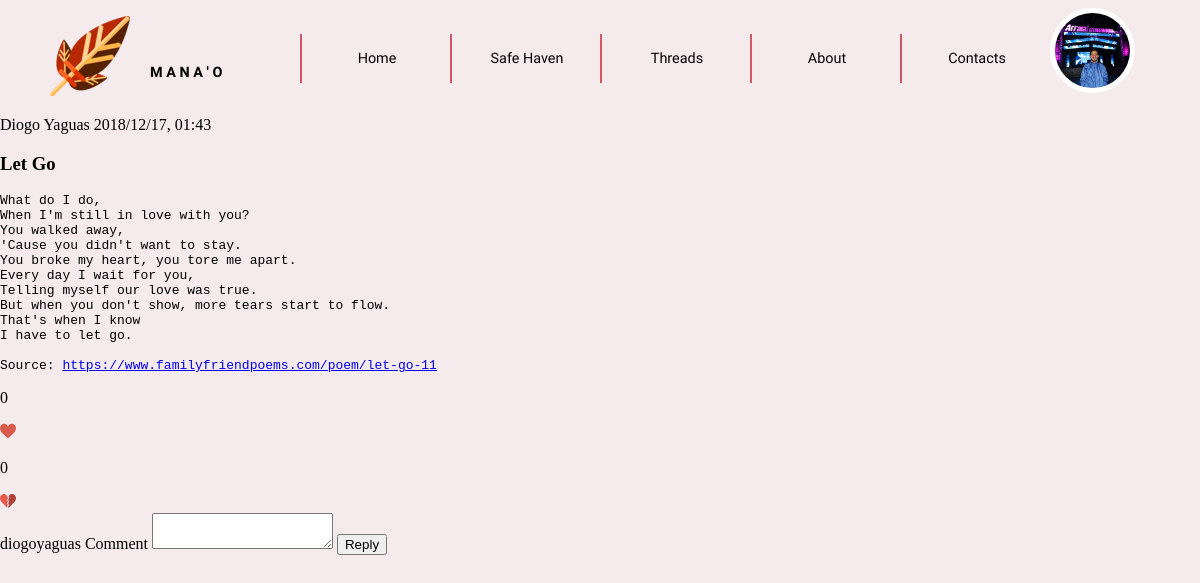
The page /templates/viewPost.php?id=14 (signed in) on the database as committed earlier.
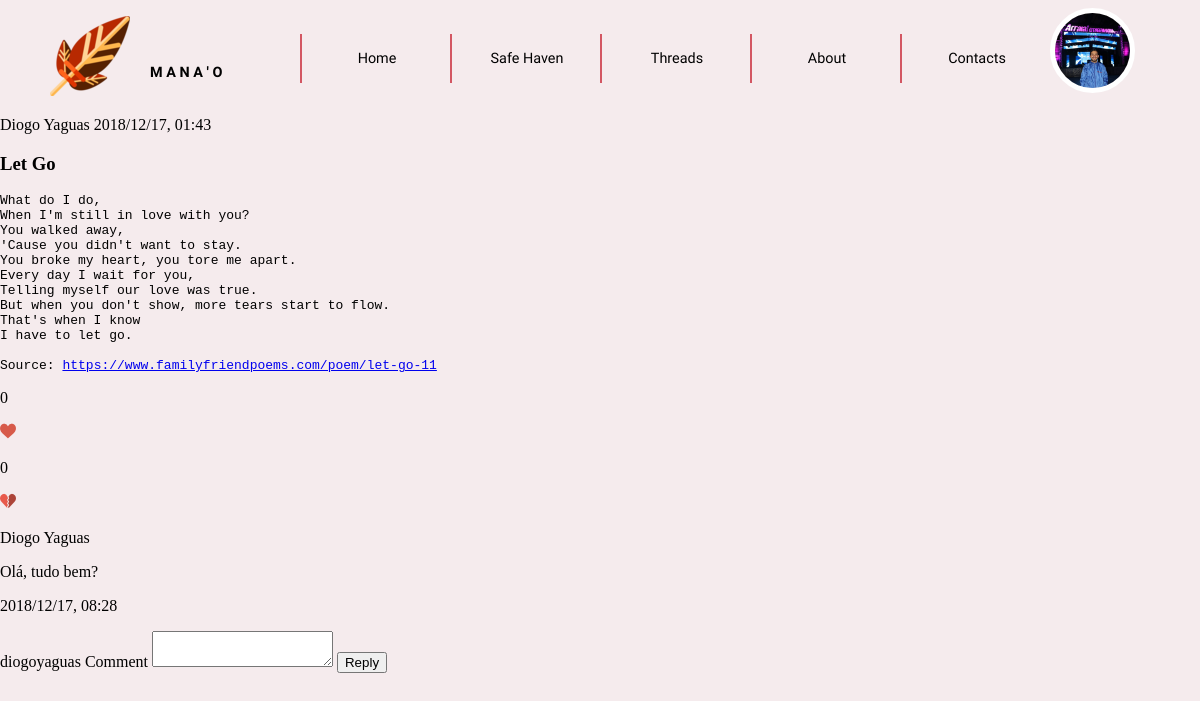
The same page on the database as committed later.
### tables this page shows
CREATE TABLE User (ID INTEGER PRIMARY KEY AUTOINCREMENT, Username STRING UNIQUE NOT NULL, Password CHAR (256) NOT NULL, Name STRING NOT NULL, Email STRING NOT NULL UNIQUE, Bio STRING, Profile_Pic STRING NOT NULL DEFAULT "default.png", Posts INTEGER DEFAULT 0, Comments INTEGER DEFAULT 0, Upvotes INTEGER DEFAULT 0, Downvotes INTEGER DEFAULT 0, ParticipationDate STRING NOT NULL);

CREATE TABLE Post (ID INTEGER PRIMARY KEY AUTOINCREMENT, User_ID INTEGER NOT NULL REFERENCES User (ID), Title STRING NOT NULL, Text STRING NOT NULL, Date STRING NOT NULL, Upvotes INTEGER DEFAULT 0, Downvotes INTEGER DEFAULT 0);

CREATE TABLE Comments (ID INTEGER PRIMARY KEY AUTOINCREMENT, Post_ID INTEGER REFERENCES Post, User_ID INTEGER NOT NULL REFERENCES User (ID), Text STRING NOT NULL, Date STRING NOT NULL, Upvotes INTEGER DEFAULT 0, Downvotes INTEGER DEFAULT 0);

### database/user.php (called while the page is built, shortened)
<?php
      function getName($userID) {
        global $dbh;
        try {
          $stmt = $dbh->prepare('SELECT Name FROM User WHERE ID = ?');
          $stmt->execute(array($userID));
          if($row = $stmt->fetch()){
            return $row['Name'];
          }
        }catch(PDOException $e) {
          return -1;
        }
      }
    function getUserPhoto($userID) {
      global $dbh;
      try {
        $stmt = $dbh->prepare('SELECT Profile_Pic FROM User WHERE ID = ?');
        if($stmt->execute(array($userID))) {
          $row = $stmt->fetch();
          return $row['Profile_Pic'];
        }
      }catch(PDOException $e) {
        return null;
      }
    }
?>

### database/post.php (called while the page is built, shortened)
<?php
	function getPostByID($postID)
	{
		global $dbh;
		try {
			$stmt = $dbh->prepare('SELECT * from Post WHERE ID = ?');
			if($stmt->execute(array($postID)))
				return $stmt->fetch();
			else
				return -1;
		} catch(PDOException $e) {
			return -1;
		}
	}
	function getPostComments($postID)
	{
		global $dbh;
		try {
			$stmt = $dbh->prepare('SELECT * from Comments WHERE Post_ID = ?');
			if($stmt->execute(array($postID)))
				return $stmt->fetchAll();
			else
				return -1;
		} catch(PDOException $e) {
			return -1;
		}
	}
?>

### templates/viewPost.php (the view, shortened to what this page needs)
<?php
include_once ("header.php");
?>
    <!DOCTYPE html>
    <html>
    <head>
        <link href="../css/main_layout.css" rel="stylesheet">
        <link href="../css/main_style.css" rel="stylesheet">
        <link href="../css/posts.css" rel="stylesheet">
    </head>
    <body>
        <?php
            include_once ("../includes/init.php");
			include_once ("../database/post.php");
			include_once ("../actions/verifyAndConvertText.php");
            $post = getPostByID($_GET['id']);
            $comments = getPostComments($_GET['id']);
        ?>
            <section class="viewPost">
				<div id="post">
					<article>
						<header>
							<span class="author">
								<?php echo getName($post['User_ID']) ?>
							</span>
							<span class="date">
								<?=$post['Date'] ?>
							</span>
						</header>
						<div>
							<h1>
								<?=$post['Title'] ?>
							</h1>
						</div>
						<div>
							<pre id="text"><?php convertText($post['Text']); ?></pre>
						</div>
					</article>
					<footer>
						<div id="upvotes">
							<p id="upvote">
								<?=$post['Upvotes']?>
							</p>
							<img src="../images/upvote.png"alt="Upvote">
						</div>
						<div id="downvotes">
							<p id="downvote">
								<?=$post['Downvotes']?>
							</p>
							<img src="../images/downvote.png"alt="Downvote">
						</div>
					</footer>
				</div>
				<div id="comments">
				<?php  foreach($comments as $comment){ ?>
						<article>
							<p id="name">
								<?php echo getName($comment['User_ID']) ?>
							</p>
							<div id="commentText">
							</div>
							<p id="commentDate">
								<?=$comment['Date'] ?>
							</p>
						</article>
				<?php unset($comment); } ?>
				</div>
					<label>
						<?=$_SESSION['username']?>
					</label>
					<label>Comment
						<textarea id="newCommentText" name="text" wrap="hard"></textarea>
					</label>
					<input id="replyButton" type="submit" value="Reply">
			</section>
	</body>
</html>

### templates/header.php (shortened to what this page needs)
<!DOCTYPE html>
<html>
<head>
    <link href="../css/main_layout.css" rel="stylesheet">
    <link href="../css/main_style.css" rel="stylesheet">
</head>
<body>
    <header>
        <label class="homeButton" type="submit_home" value="" onclick="window.location='home.php';"></label>
        <h3>M A N A ' O</h3>
        <nav id="menu">
            <ol>
                <li><a href="home.php">Home</a></li>
                <li><a href="http://www.pixelthoughts.co/#">Safe Haven</a></li>
                <li><a href="#threads">Threads</a></li>
                <li><a href="about.php">About</a></li>
                <li><a href="contacts.php">Contacts</a></li>
            </ol>
        </nav>
        <div class="dropdown">
                <img id="profile" src="../profilePictures/<?php
                    include_once('../includes/init.php');
                    include_once("../database/user.php");
                    echo getUserPhoto($_SESSION['userID']);
                ?>" alt="Profile picture" onclick="myFunction()" class="dropbtn">
            </div>
    </header>

### actions/verifyAndConvertText.php
<?php
    function convertText($text) {
        $reg_exUrl = "/(http|https|ftp|ftps)\:\/\/[a-zA-Z0-9\-\.]+\.[a-zA-Z]{2,3}(\/\S*)?/";
        if (preg_match($reg_exUrl, $text, $url)) {
            echo preg_replace($reg_exUrl, '<a href="' . $url[0] . '" rel="nofollow">' . $url[0] . '</a>', $text);
        } else echo $text;
}
?>

### css/main_layout.css (style rules this page uses)
body { margin: 0em; }
body > header { margin: 0em; display: grid; grid-template-rows: auto; grid-template-columns: 1fr 1fr 5fr 1fr; grid-template-areas: "manao name navigator profilepic"; position: -webkit-sticky; position: sticky; top: 0; width: 100%; }
.homeButton { grid-area: manao; justify-self: right; align-self: center; height: auto; }
body > header > h3 { grid-area: name; margin: 0em; justify-self: left; align-self: center; }
#menu { grid-area: navigator; justify-self: right; align-self: center; }
#menu ol li { display: inline-flex; width: 100%; justify-self: center; }
#menu ol { margin: 0em; display: grid; grid-template-rows: auto; grid-template-columns: 1fr 1fr 1fr 1fr 1fr; grid-template-areas: "home safehaven threads contacts about"; width: 100%; }
#menu ol > li { justify-self: left; align-self: center; justify-items: center; justify-content: space-evenly; }
#menu ol > :nth-child(1) { grid-area: home; }
#menu ol > :nth-child(2) { grid-area: safehaven; }
#menu ol > :nth-child(3) { grid-area: threads; }
#menu ol > :nth-child(4) { grid-area: contacts; }
#menu ol > :nth-child(5) { grid-area: about; }
.dropbtn { color: white; border: none; cursor: pointer; }
.dropdown { position: relative; display: inline-block; }

### css/main_style.css (style rules this page uses)
:root { --maincolor_bckgrnd: #F5EBED; --color_separator: #996666; --color_text: #000000; --color_manao: #D35763; --color_smallhover: #2a2f33; }
body { margin: 0; background-color: var(--maincolor_bckgrnd); color: var(--color_text); }
body > header { margin: 0; background-color: var(--maincolor_bckgrnd); }
body > header > h3 { margin-top: 2em; font-family: 'Julius Sans One', sans-serif; font-size: 0.9em; text-align: left; height: auto; color: var(--color_text); }
.homeButton { background:url(../images/icon.png) no-repeat; cursor:pointer; border:none; width:100px; height:100px; margin-top:1em; }
#menu { width: 100%; }
#menu ol { margin:0; padding: 0; }
#menu li { align-items: center; list-style-type: none; margin:1em 0; width: 100%; height: 100%; }
#menu li a { font-family: 'Julius Sans One', sans-serif; font-size: 0.9em; color: var(--color_text); text-decoration: none; text-align: center; height: auto; }
nav > ol > li { border-left: 2px solid var(--color_manao); height: 100%; }
#profile { margin-top: 8px; width: 75px; height: 75px; border:5px solid white; border-radius: 100px 100px; }

### css/posts.css (style rules this page uses)
:root { --maincolor_bckgrnd: #F5EBED; --color_separator: #5f3939; --color_text: #000000; --color_manao: #D35763; --color_manao2: #DF7175; --color_smallhover: #2a2f33; }

Rows that differ between the two databases and show on the page:
added comments: User_ID.Name "Diogo Yaguas", Text "Olá, tudo bem?", Date "2018/12/17, 08:28"
